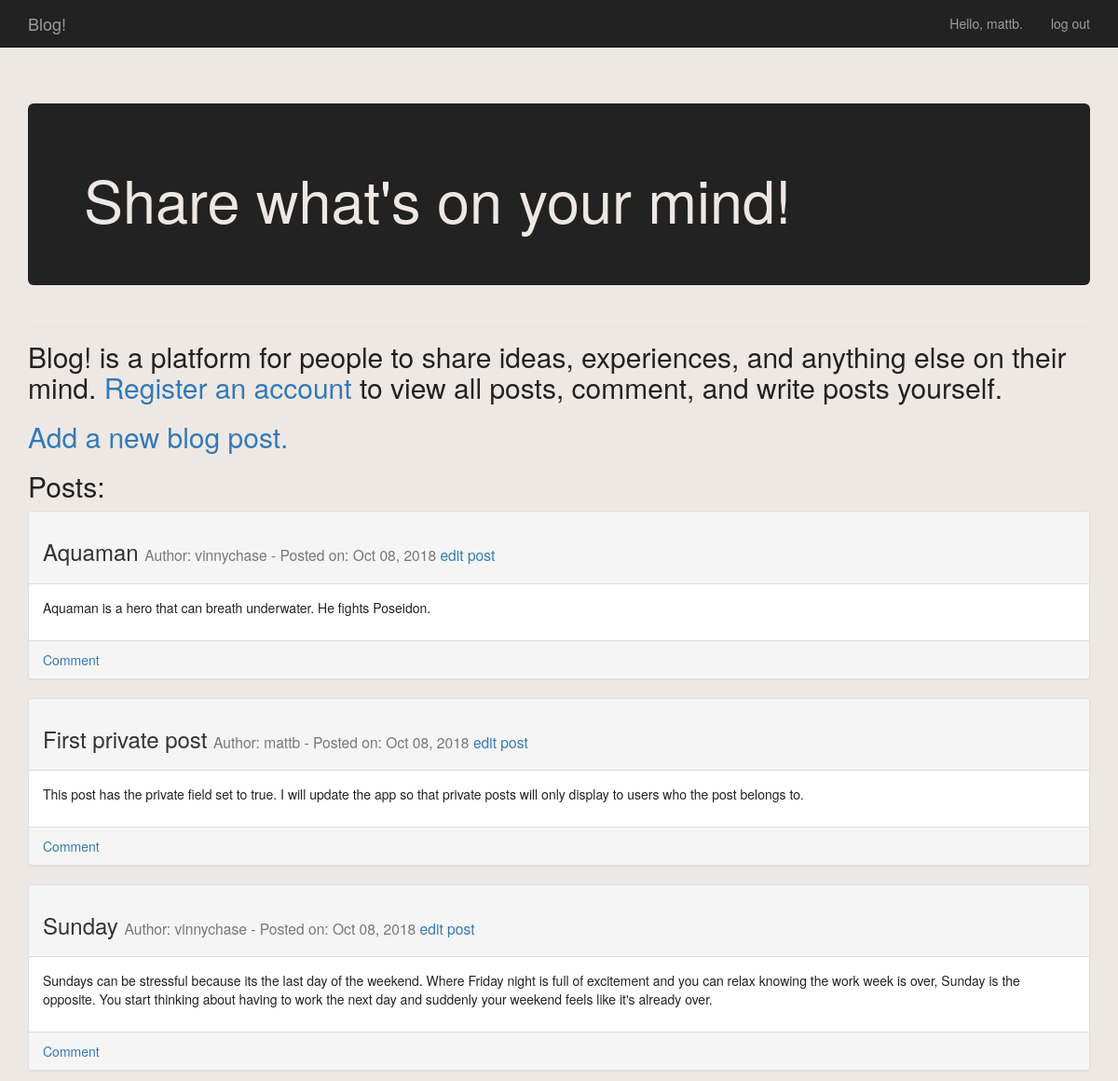
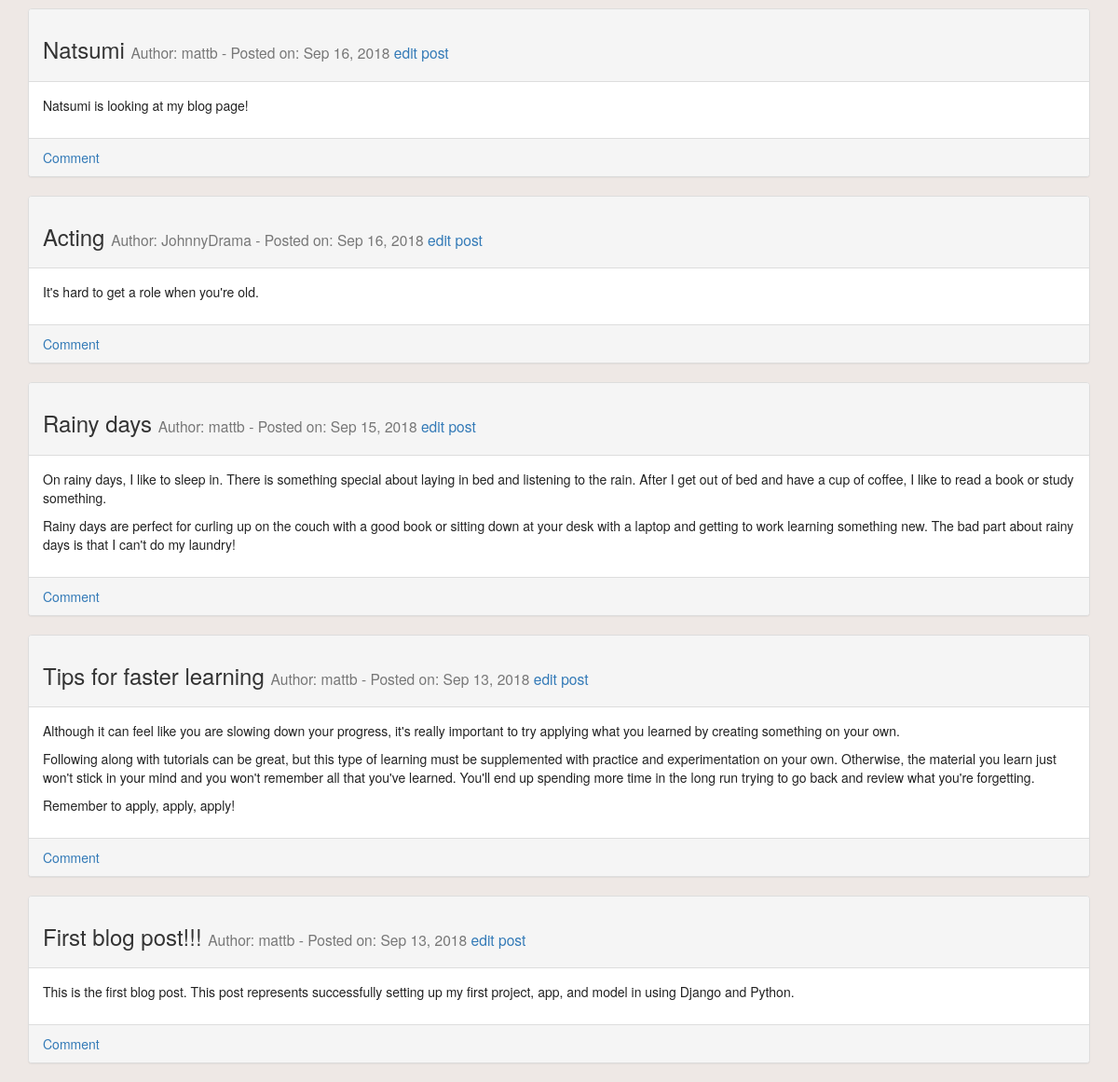
The app's page / (signed in) with its own data (2 pictures, top to bottom).
### blog/models.py (models this page shows)
class Post(models.Model):
	title = models.CharField(max_length=255)
	content = models.TextField()
	posted_on = models.DateTimeField(auto_now_add=True)
	author = models.ForeignKey(User, on_delete=models.CASCADE)
	private = models.BooleanField(default=False)
	def __str__(self):
		return self.title

### blog/views.py (the view)
# urls.py: path('', views.index, name='index'),
def index(request):
	if request.user.is_authenticated:
		posts = Post.objects.order_by('-posted_on')
	else:
		posts = Post.objects.filter(private=False).order_by('-posted_on')
	context = {'posts': posts}
	return render(request, 'blog/index.html', context)

### blog/templates/blog/index.html (shortened to what this page needs)
{% extends "blog/base.html" %}
{% block header %}
  <div class='jumbotron'>
	<h1>Share what's on your mind!</h1>
  </div>
{% endblock header %}
{% block content %}
  <h2>Blog! is a platform for people to share ideas, experiences, and anything else on their mind. <a href="{% url 'users:register' %}">Register an account</a> to view all posts, comment, and write posts yourself.</h2>
  <h2>
    <a href="{% url 'blog:new_post' %}">Add a new blog post.</a>
  </h2>
  <h2>Posts:</h2>
  {% for post in posts %}
    <div class="panel panel-default">
	  <div class="panel-heading">
		<h3>
		  {{ post }}
		  <small>
			Author: {{ post.author }} - Posted on: {{ post.posted_on|date:'M d, Y' }} <a href="{% url 'blog:edit_post' post.id %}">edit post</a>
		  </small>
		</h3>
	  </div>
	  <div class="panel-body">
	    {{ post.content|linebreaks }}
	  </div>
	  <div class="panel-footer">
	  <a href="{% url 'blog:new_comment' post.id %}">Comment</a>
 	  </div>
   </div>
  {% empty %}
	There are no entries for this topic yet.
  {% endfor %}
{% endblock content %}

### blog/templates/blog/base.html (shortened to what this page needs)
{% load bootstrap3 %}
<!DOCTYPE html>
<html lang="en">
  <head>
	{% bootstrap_css %}
	{% load static %}
	<link rel="stylesheet" type="text/css" href="{% static 'blog/styles.css' %}">
  </head>
  <body>
    <nav class="navbar navbar-inverse navbar-static-top">
	  <div class="container">
	    <div class="navbar-header">
		  <a class="navbar-brand" href="{% url 'blog:index' %}">Blog!</a>
		</div>
		<div id="navbar" class="navbar-collapse collapse">
		  <ul class="nav navbar-nav navbar-right">
			{% if user.is_authenticated %}
			  <li><a>Hello, {{ user.username }}.</a></li>
			  <li><a href="{% url 'users:logout' %}">log out</a></li>
			{% else %}
			  <li><a href="{% url 'users:register' %}">register</a></li>
			  <li><a href="{% url 'users:login' %}">log in</a></li>
			{% endif %}
		  </ul>
		</div>
	  </div>
	</nav>
    <div class="container">
	  <div class="page-header">
			{% block header %}{% endblock header %}
	  </div>
	  <div>
	    {% block content %}{% endblock content %}
	  </div>
  </div>
  </body>
</html>

### blog/static/blog/styles.css (style rules this page uses)
body { color: #222; background-color: #EEE8E5; }
.jumbotron { background-color: #222; color: #EEE8E5; }
.panel-heading, panel-body { border-color: #222; }

### records on screen
Post: title "Aquaman", author "vinnychase", posted_on "Oct 08, 2018", content "Aquaman is a hero that can breath underwater. He fights Poseidon."
Post: title "First private post", author "mattb", posted_on "Oct 08, 2018", content "This post has the private field set to true. I will update the app so that private posts will only display to users who the post belongs to."
Post: title "Sunday", author "vinnychase", posted_on "Oct 08, 2018", content "Sundays can be stressful because its the last day of the weekend. Where Friday night is full of excitement and you can relax knowing the work week is over, Sunday is the opposite. You start thinking about having to work the next day and suddenly your weekend feels like it's already over."
Post: title "Natsumi", author "mattb", posted_on "Sep 16, 2018", content "Natsumi is looking at my blog page!"
Post: title "Acting", author "JohnnyDrama", posted_on "Sep 16, 2018", content "It's hard to get a role when you're old."
Post: title "Rainy days", author "mattb", posted_on "Sep 15, 2018", content "On rainy days, I like to sleep in. There is something special about laying in bed and listening to the rain. After I get out of bed and have a cup of coffee, I like to read a book or study something. Rainy days are perfect for curling up on the couch with a good book or sitting down at your desk with a laptop and getting to work learning something new. The bad part about rainy days is that I can't do my laundry!"
Post: title "Tips for faster learning", author "mattb", posted_on "Sep 13, 2018", content "Although it can feel like you are slowing down your progress, it's really important to try applying what you learned by creating something on your own. Following along with tutorials can be great, but this type of learning must be supplemented with practice and experimentation on your own. Otherwise, the material you learn just won't stick in your mind and you won't remember all that you've learned. You'll end up spending more time in the long run trying to go back and review what you're forgetting. Remember to apply, apply, apply!"
Post: title "First blog post!!!", author "mattb", posted_on "Sep 13, 2018", content "This is the first blog post. This post represents successfully setting up my first project, app, and model in using Django and Python."

### other values on screen
{{ user.username }} "mattb"
